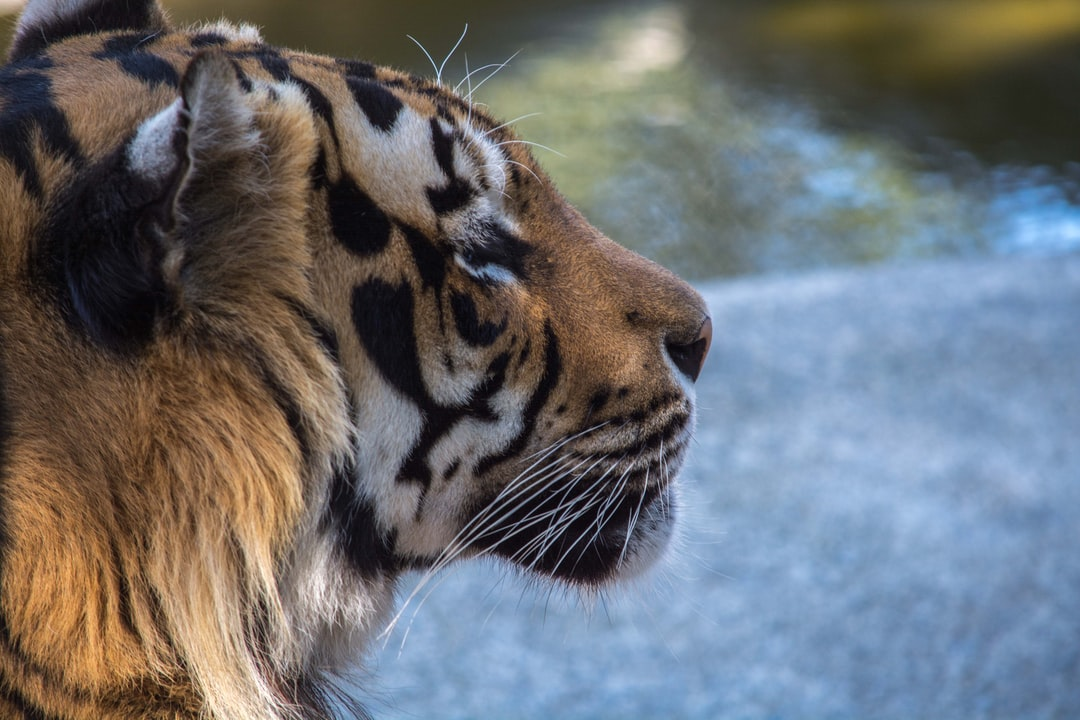
//> input picture images/ImagemOriginal.jpg, 1080 x 720 px
$ ./questao19   (built with g++ and OpenCV 4)
//> lines starting //> are read from the running program, lines starting //| are printed output that depends on the picture; after the words box and inside, x2 and y2 are one past the last pixel; in counts of white or black regions, pixels touching at a corner belong together
#include <iostream>
#include <opencv2/highgui.hpp>
#include <opencv2/imgproc.hpp>
#include <opencv2/highgui/highgui_c.h>
#include <stdio.h>

using namespace std;
using namespace cv;

Mat histograma(Mat& imagem)
{

	// Definir as barras do histograma
	int bins = 256; //Quantidade de barras
	int histSize[] = { bins }; //Tamanho do histograma

	// O intervalo do histograma
	float lranges[] = { 0, 256 };
	const float* ranges[] = { lranges };

	Mat hist;
	int channels[] = { 0 }; //Numeros de canais, como a imagem de entrada é só de um canal, vem 0

	int const hist_height = 256;
	Mat3b hist_image = Mat3b::zeros(hist_height, bins);

	calcHist(&imagem, 1, channels, Mat(), hist, 1, histSize, ranges, true, false); //Função para criar o histograma

	double max_val = 0;
	minMaxLoc(hist, 0, &max_val);

	// Visualizar cada barra
	for (int b = 0; b < bins; b++)
	{
		float const binVal = hist.at<float>(b);
		int   const height = cvRound(binVal * hist_height / max_val);
		line(hist_image, Point(b, hist_height - height), Point(b, hist_height), Scalar::all(255));
		//    imagem      ponto inicial                 ponto final
	}
	return hist_image;
}

int main()
{
	Mat img, gray;
	Mat grad;

	img = imread("C:/Users/User/Desktop/GIT/LapiscoComputerVisionRepo/images/ImagemOriginal.jpg", 1);
//> img is the input picture: 720 rows x 1080 cols, CV_8UC3; mean B, G, R 113.4, 109.7, 107.7
	imshow("Imagem Original", img);

	cvtColor(img, gray, COLOR_RGB2GRAY);
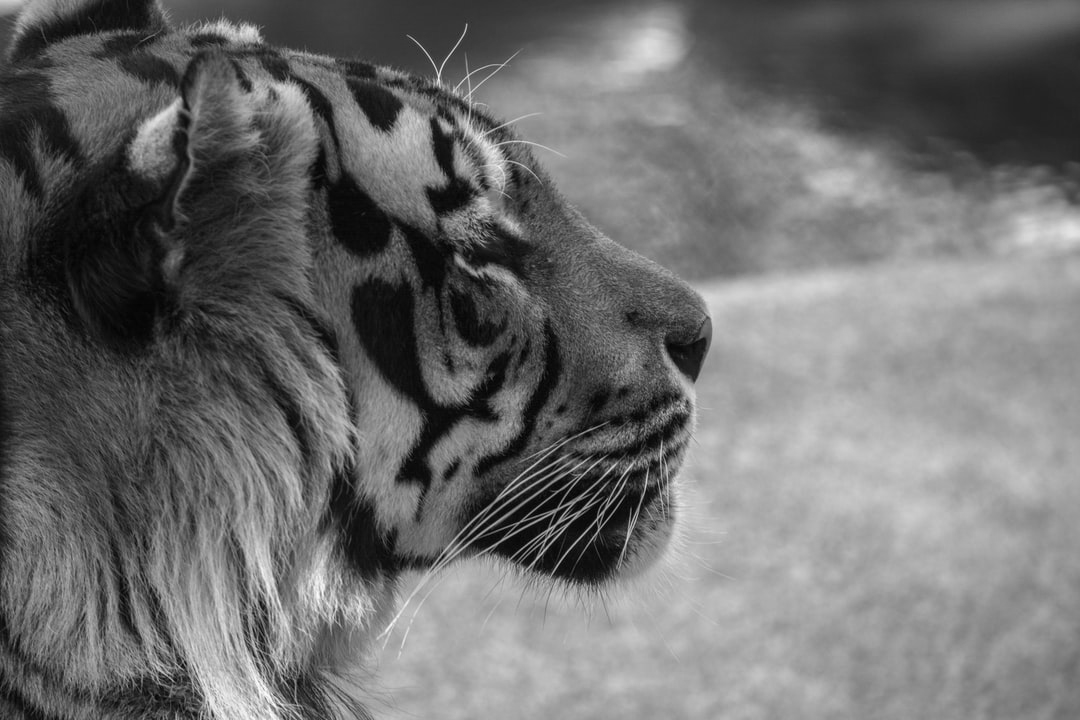
//> gray: 720 rows x 1080 cols, CV_8UC1; min 0, max 252, mean 110.6

	Mat grad_x, grad_y;
	Mat abs_grad_x, abs_grad_y;

	/// Gradient X
	Sobel(gray, grad_x, CV_16S, 1, 0, 3, 1, 0, BORDER_DEFAULT);
	convertScaleAbs(grad_x, abs_grad_x);
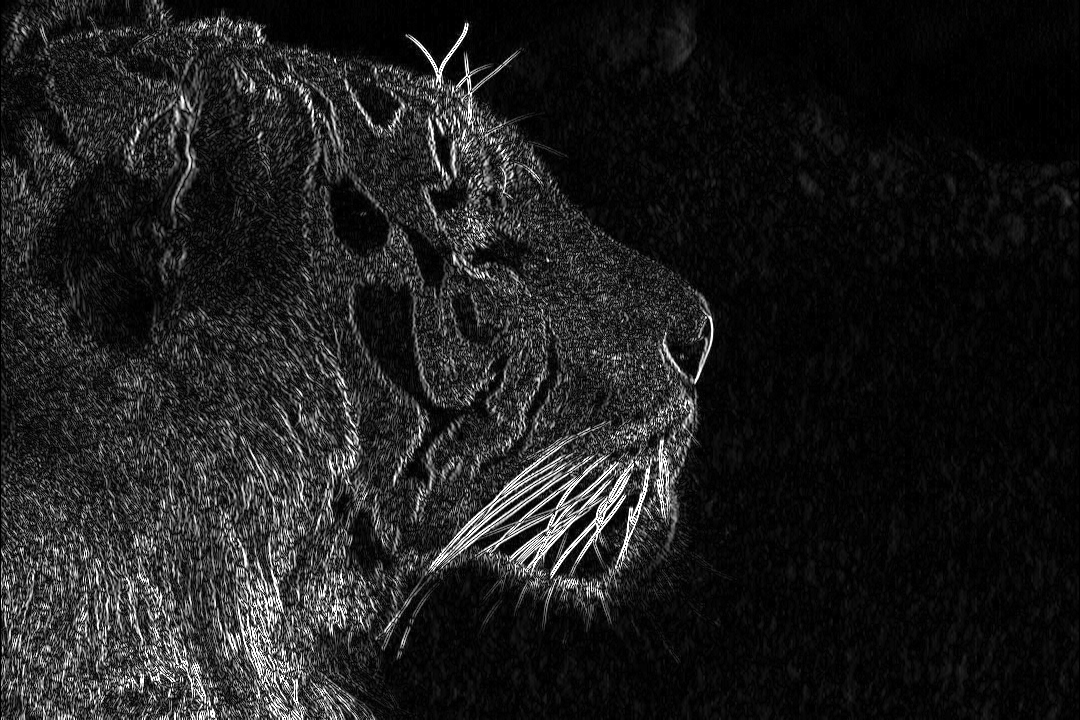
//> abs_grad_x: 720 rows x 1080 cols, CV_8UC1; min 0, max 255, mean 30.1

	/// Gradient Y
	Sobel(gray, grad_y, CV_16S, 0, 1, 3, 1, 0, BORDER_DEFAULT);
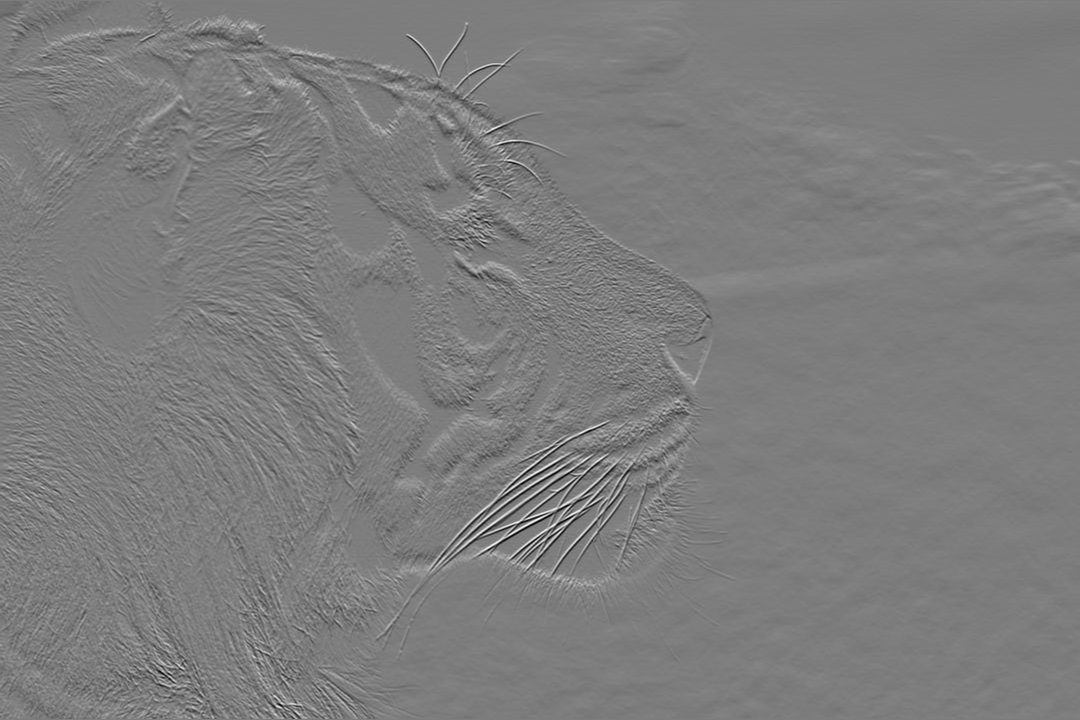
//> grad_y: 720 rows x 1080 cols, CV_16SC1; min -521, max 539, mean 0.7; drawn with min black and max white
	convertScaleAbs(grad_y, abs_grad_y);
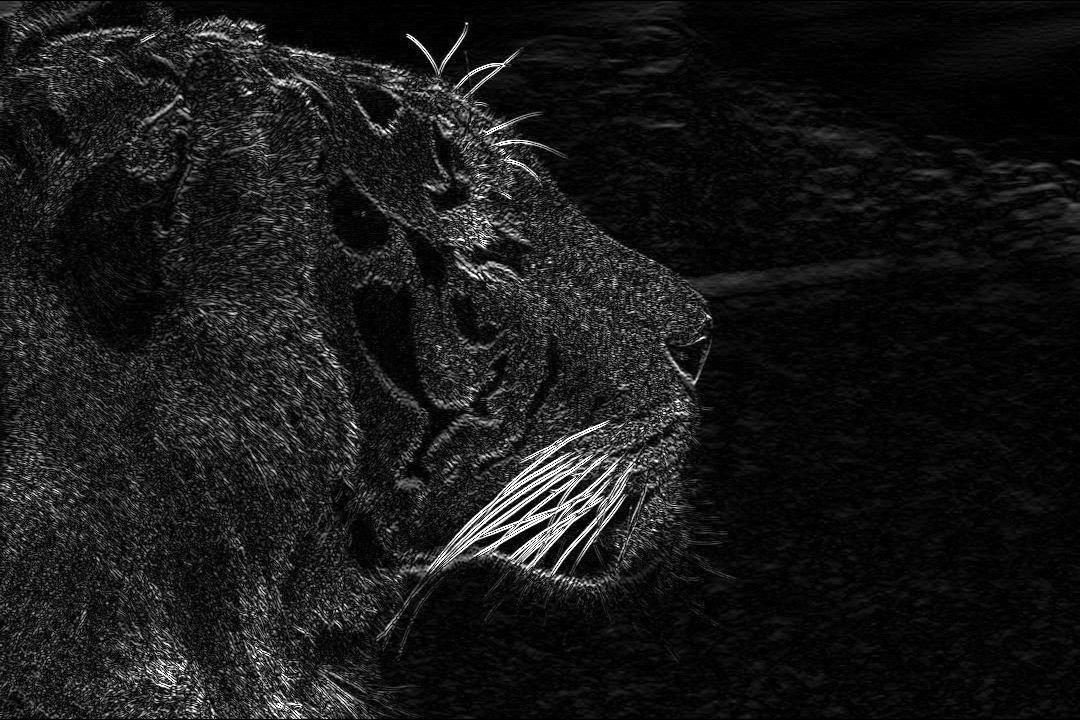
//> abs_grad_y: 720 rows x 1080 cols, CV_8UC1; min 0, max 255, mean 24.7

	addWeighted(abs_grad_x, 0.5, abs_grad_y, 0.5, 0, grad);
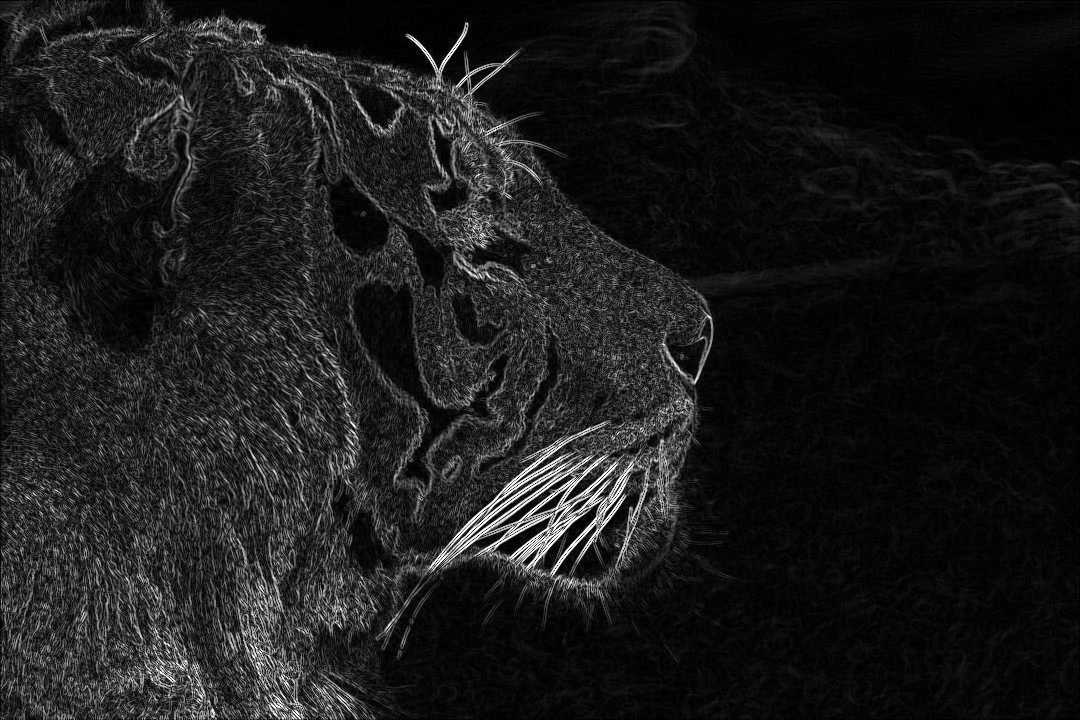
//> grad: 720 rows x 1080 cols, CV_8UC1; min 0, max 255, mean 27.4

	imshow("Imagem Cinza", gray);
	Mat hist_gray = histograma(gray);
//> in histograma, `calcHist(&imagem, 1, channels, Mat(), hist, 1, histSize, ranges, true,..`: hist = 256 values, max 6907 at index 172, min 0 at index 253, mean 3037.5
//> in histograma, `minMaxLoc(hist, 0, &max_val);`: max_val = 6907
//> the loop in histograma, `for (int b = 0; b < bins; b++)` made 256 passes
//> (binVal, height) on passes 1 to 3: (1, 0), (2, 0), (13, 0)
//> after the loop in histograma, `for (int b = 0; b < bins; b++)`:
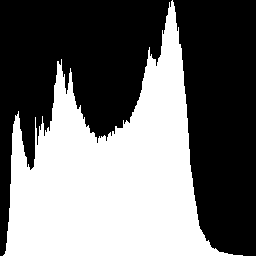
//> hist_image: 256 rows x 256 cols, CV_8UC3; 44% white; 1 white region, box (x1, y1, x2, y2) and area: (3, 0, 243, 256) 28826
	imshow("Histograma Cinza", hist_gray);
	imwrite("C:/Users/User/Desktop/GIT/LapiscoComputerVisionRepo/images/Results/HIST.jpg", hist_gray);

	imshow("Imagem Equalizada", grad);
	Mat hist_grad = histograma(grad);
//> in histograma (call 2), `calcHist(&imagem, 1, channels, Mat(), hist, 1, histSize, ranges, true,..`: hist = 256 values, max 47051 at index 4, min 25 at index 251, mean 3037.5
//> in histograma (call 2), `minMaxLoc(hist, 0, &max_val);`: max_val = 47051
//> the loop in histograma (call 2), `for (int b = 0; b < bins; b++)` made 256 passes
//> (binVal, height) on passes 1 to 3: (11599, 63), (16534, 90), (39348, 214)
//> after the loop in histograma (call 2), `for (int b = 0; b < bins; b++)`:
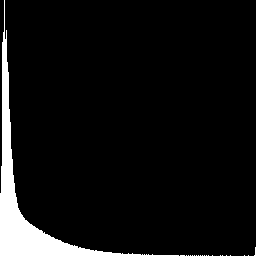
//> hist_image: 256 rows x 256 cols, CV_8UC3; 6.4% white; 22 white regions (21 under 20 px), largest, box (x1, y1, x2, y2) and area: (0, 0, 179, 256) 4189
	imshow("Histograma gradiente", hist_grad);
	imwrite("C:/Users/User/Desktop/GIT/LapiscoComputerVisionRepo/images/Results/HISTEQUA.jpg", hist_grad);

	waitKey(0);
	return 0;
}
